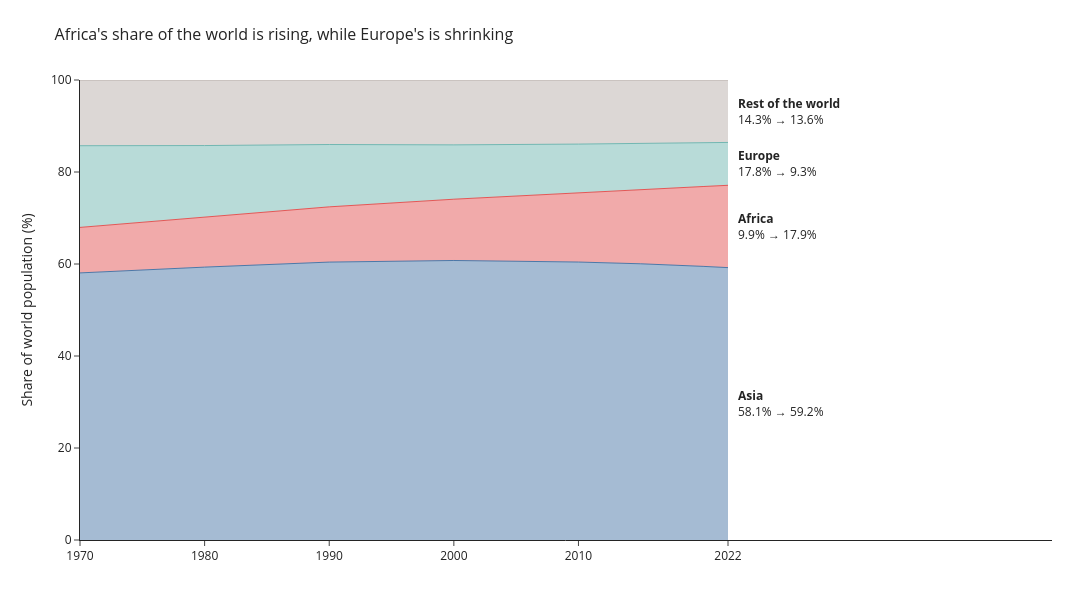

The cell this chart's notebook holds for it:
### Markdown cell above
**Chart choice & justification:** *Which chart did you choose, and why? Justify design choices.

*YOUR ANSWER HERE*
**Chart: 100% stacked area chart of world population share, 1970 to 2022, for Africa, Asia, Europe and Rest of the world.**

The question is about shares of one whole that change over time. In a 100% stacked area chart the layers always add up to the full world population, so a band that gets thicker is a rising share and one that gets thinner is a falling share. A line chart would show the same numbers, but it would not make clear that the groups together make up 100%.

I grouped the other three continents as "Rest of the world", as the question asks, which keeps the chart to four readable bands. Each band is labeled directly with its 1970 and 2022 share, so the change can be read without a legend. Years are placed on a numeric axis so the uneven gaps (1970, 1980, 1990, 2000, 2010, 2015, 2020, 2022) are spaced correctly.

### Code cell
# Q7
# YOUR CODE HERE
pop_cols = [c for c in df.columns if c.endswith("Population")]
by_cont = df.groupby("Continent")[pop_cols].sum()
by_cont.columns = [int(c.split()[0]) for c in pop_cols]

# 2. Group: Africa, Asia, Europe, and everything else as "Rest of the world"
keep = ["Africa", "Asia", "Europe"]
grouped = by_cont.loc[keep].copy()
grouped.loc["Rest of the world"] = by_cont.drop(keep).sum()

# 3. Shares in % of the world total for each year
share = grouped / grouped.sum() * 100
long = (share.T.sort_index().reset_index()
             .rename(columns={"index": "Year"})
             .melt(id_vars="Year", var_name="Group", value_name="Share"))

# 4. 100% stacked area chart
order = ["Asia", "Africa", "Europe", "Rest of the world"]
fig = px.area(
    long, x="Year", y="Share", color="Group",
    category_orders={"Group": order},
    color_discrete_map={"Asia": "#4c78a8", "Africa": "#e45756",
                        "Europe": "#72b7b2", "Rest of the world": "#bab0ac"},
    title="Africa's share of the world is rising, while Europe's is shrinking",
)
fig.update_traces(line_width=1)

# 5. Direct labels with 1970 -> 2022 share (replaces the legend)
cum_2022 = 0
for g in order:
    s70, s22 = share.loc[g, 1970], share.loc[g, 2022]
    fig.add_annotation(x=2022, y=cum_2022 + s22 / 2,
                       text=f"<b>{g}</b><br>{s70:.1f}% → {s22:.1f}%",
                       showarrow=False, xanchor="left", xshift=8, align="left")
    cum_2022 += s22

fig.update_layout(
    template="simple_white", showlegend=False,
    height=600, width=1100,
    margin=dict(t=80, b=60, l=80, r=40),
    title_font_size=16,
    yaxis=dict(title="Share of world population (%)", range=[0, 100]),
    xaxis=dict(title=None, range=[1970, 2048], tickvals=[1970, 1980, 1990, 2000, 2010, 2022]),
)
fig.show()

# 6. Numbers behind the chart (use these to write your conclusion)
change = pd.DataFrame({"1970 (%)": share[1970], "2022 (%)": share[2022]})
change["Change (pp)"] = change["2022 (%)"] - change["1970 (%)"]
print(change.round(1).loc[order])

### Figure 1 — Plotly figure (JSON) as saved in the notebook; plotly's stock layout.template omitted (floating-point values rounded to 4 significant figures)
{"data": [{"fillpattern": {"shape": ""}, "hovertemplate": "Group=Asia<br>Year=%{x}<br>Share=%{y}<extra></extra>", "legendgroup": "Asia", "line": {"color": "#4c78a8", "width": 1}, "marker": {"symbol": "circle"}, "mode": "lines", "name": "Asia", "orientation": "v", "showlegend": true, "stackgroup": "1", "x": [1970, 1980, 1990, 2000, 2010, 2015, 2020, 2022], "xaxis": "x", "y": [58.06, 59.32, 60.41, 60.76, 60.43, 60.05, 59.48, 59.21], "yaxis": "y", "type": "scatter"}, {"fillpattern": {"shape": ""}, "hovertemplate": "Group=Africa<br>Year=%{x}<br>Share=%{y}<extra></extra>", "legendgroup": "Africa", "line": {"color": "#e45756", "width": 1}, "marker": {"symbol": "circle"}, "mode": "lines", "name": "Africa", "orientation": "v", "showlegend": true, "stackgroup": "1", "x": [1970, 1980, 1990, 2000, 2010, 2015, 2020, 2022], "xaxis": "x", "y": [9.893, 10.84, 12.01, 13.32, 15.11, 16.18, 17.36, 17.89], "yaxis": "y", "type": "scatter"}, {"fillpattern": {"shape": ""}, "hovertemplate": "Group=Europe<br>Year=%{x}<br>Share=%{y}<extra></extra>", "legendgroup": "Europe", "line": {"color": "#72b7b2", "width": 1}, "marker": {"symbol": "circle"}, "mode": "lines", "name": "Europe", "orientation": "v", "showlegend": true, "stackgroup": "1", "x": [1970, 1980, 1990, 2000, 2010, 2015, 2020, 2022], "xaxis": "x", "y": [17.76, 15.59, 13.55, 11.81, 10.53, 9.987, 9.514, 9.32], "yaxis": "y", "type": "scatter"}, {"fillpattern": {"shape": ""}, "hovertemplate": "Group=Rest of the world<br>Year=%{x}<br>Share=%{y}<extra></extra>", "legendgroup": "Rest of the world", "line": {"color": "#bab0ac", "width": 1}, "marker": {"symbol": "circle"}, "mode": "lines", "name": "Rest of the world", "orientation": "v", "showlegend": true, "stackgroup": "1", "x": [1970, 1980, 1990, 2000, 2010, 2015, 2020, 2022], "xaxis": "x", "y": [14.29, 14.25, 14.02, 14.1, 13.93, 13.79, 13.65, 13.57], "yaxis": "y", "type": "scatter"}], "layout": {"xaxis": {"anchor": "y", "domain": [0, 1], "title": {}, "range": [1970, 2048], "tickvals": [1970, 1980, 1990, 2000, 2010, 2022]}, "yaxis": {"anchor": "x", "domain": [0, 1], "title": {"text": "Share of world population (%)"}, "range": [0, 100]}, "legend": {"title": {"text": "Group"}, "tracegroupgap": 0}, "title": {"text": "Africa's share of the world is rising, while Europe's is shrinking", "font": {"size": 16}}, "annotations": [{"align": "left", "showarrow": false, "text": "<b>Asia</b><br>58.1% → 59.2%", "x": 2022, "xanchor": "left", "xshift": 8, "y": 29.61}, {"align": "left", "showarrow": false, "text": "<b>Africa</b><br>9.9% → 17.9%", "x": 2022, "xanchor": "left", "xshift": 8, "y": 68.16}, {"align": "left", "showarrow": false, "text": "<b>Europe</b><br>17.8% → 9.3%", "x": 2022, "xanchor": "left", "xshift": 8, "y": 81.77}, {"align": "left", "showarrow": false, "text": "<b>Rest of the world</b><br>14.3% → 13.6%", "x": 2022, "xanchor": "left", "xshift": 8, "y": 93.21}], "margin": {"t": 80, "b": 60, "l": 80, "r": 40}, "showlegend": false, "height": 600, "width": 1100}}
